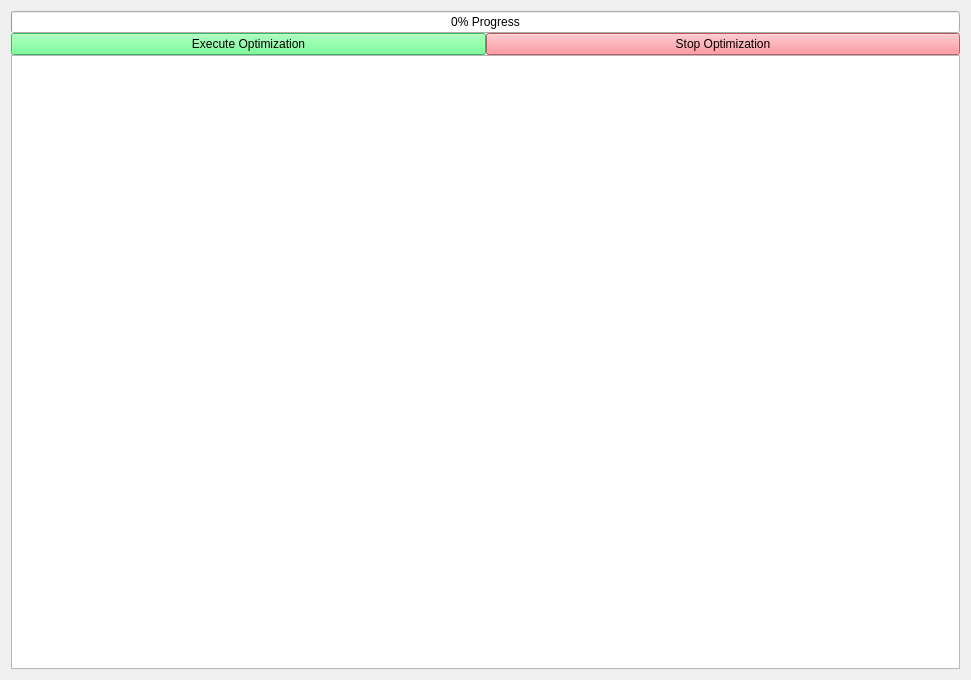
          <widget class="QWidget" name="scrollAreaWidgetContents_tab_3">
           <property name="geometry">
            <rect>
             <x>0</x>
             <y>0</y>
             <width>971</width>
             <height>680</height>
            </rect>
           </property>
           <layout class="QGridLayout" name="tab_3_gridLayout_4">
            <property name="spacing">
             <number>0</number>
            </property>
            <item row="1" column="0">
             <widget class="QPushButton" name="Execution">
              <property name="sizePolicy">
               <sizepolicy hsizetype="Minimum" vsizetype="Minimum">
                <horstretch>0</horstretch>
                <verstretch>0</verstretch>
               </sizepolicy>
              </property>
              <property name="palette">
               <palette>
                <active>
                 <colorrole role="Button">
                  <brush brushstyle="SolidPattern">
                   <color alpha="255">
                    <red>85</red>
                    <green>255</green>
                    <blue>127</blue>
                   </color>
                  </brush>
                 </colorrole>
                 <colorrole role="Base">
                  <brush brushstyle="SolidPattern">
                   <color alpha="255">
                    <red>85</red>
                    <green>255</green>
                    <blue>127</blue>
                   </color>
                  </brush>
                 </colorrole>
                 <colorrole role="Window">
                  <brush brushstyle="SolidPattern">
                   <color alpha="255">
                    <red>85</red>
                    <green>255</green>
                    <blue>127</blue>
                   </color>
                  </brush>
                 </colorrole>
                </active>
                <inactive>
                 <colorrole role="Button">
                  <brush brushstyle="SolidPattern">
                   <color alpha="255">
                    <red>85</red>
                    <green>255</green>
                    <blue>127</blue>
                   </color>
                  </brush>
                 </colorrole>
                 <colorrole role="Base">
                  <brush brushstyle="SolidPattern">
                   <color alpha="255">
                    <red>85</red>
                    <green>255</green>
                    <blue>127</blue>
                   </color>
                  </brush>
                 </colorrole>
                 <colorrole role="Window">
                  <brush brushstyle="SolidPattern">
                   <color alpha="255">
                    <red>85</red>
                    <green>255</green>
                    <blue>127</blue>
                   </color>
                  </brush>
                 </colorrole>
                </inactive>
                <disabled>
                 <colorrole role="Button">
                  <brush brushstyle="SolidPattern">
                   <color alpha="255">
                    <red>85</red>
                    <green>255</green>
                    <blue>127</blue>
                   </color>
                  </brush>
                 </colorrole>
                 <colorrole role="Base">
                  <brush brushstyle="SolidPattern">
                   <color alpha="255">
                    <red>85</red>
                    <green>255</green>
                    <blue>127</blue>
                   </color>
                  </brush>
                 </colorrole>
                 <colorrole role="Window">
                  <brush brushstyle="SolidPattern">
                   <color alpha="255">
                    <red>85</red>
                    <green>255</green>
                    <blue>127</blue>
                   </color>
                  </brush>
                 </colorrole>
                </disabled>
               </palette>
              </property>
              <property name="styleSheet">
               <string notr="true">background-color: rgb(85, 255, 127);
font: 75 12pt &quot;MS Shell Dlg 2&quot;;</string>
              </property>
              <property name="text">
               <string>Execute Optimization</string>
              </property>
              <property name="autoDefault">
               <bool>false</bool>
              </property>
              <property name="flat">
               <bool>false</bool>
              </property>
             </widget>
            </item>
            <item row="1" column="1">
             <widget class="QPushButton" name="stopButton">
              <property name="sizePolicy">
               <sizepolicy hsizetype="Minimum" vsizetype="Minimum">
                <horstretch>0</horstretch>
                <verstretch>0</verstretch>
               </sizepolicy>
              </property>
              <property name="styleSheet">
               <string notr="true">background-color: rgb(255, 123, 132);
font: 75 12pt &quot;MS Shell Dlg 2&quot;;</string>
              </property>
              <property name="text">
               <string>Stop Optimization</string>
              </property>
             </widget>
            </item>
            <item row="4" column="0" colspan="2">
             <widget class="QTableWidget" name="tableWidget">
              <property name="sizePolicy">
               <sizepolicy hsizetype="Expanding" vsizetype="Expanding">
                <horstretch>0</horstretch>
                <verstretch>0</verstretch>
               </sizepolicy>
              </property>
             </widget>
            </item>
            <item row="0" column="0" colspan="2">
             <widget class="QProgressBar" name="progressBar">
              <property name="sizePolicy">
               <sizepolicy hsizetype="Expanding" vsizetype="Minimum">
                <horstretch>0</horstretch>
                <verstretch>0</verstretch>
               </sizepolicy>
              </property>
              <property name="toolTip">
               <string/>
              </property>
              <property name="layoutDirection">
               <enum>Qt::LeftToRight</enum>
              </property>
              <property name="value">
               <number>0</number>
              </property>
              <property name="alignment">
               <set>Qt::AlignCenter</set>
              </property>
              <property name="invertedAppearance">
               <bool>false</bool>
              </property>
              <property name="textDirection">
               <enum>QProgressBar::TopToBottom</enum>
              </property>
              <property name="format">
               <string>%p% Progress</string>
              </property>
             </widget>
            </item>
           </layout>
          </widget>
